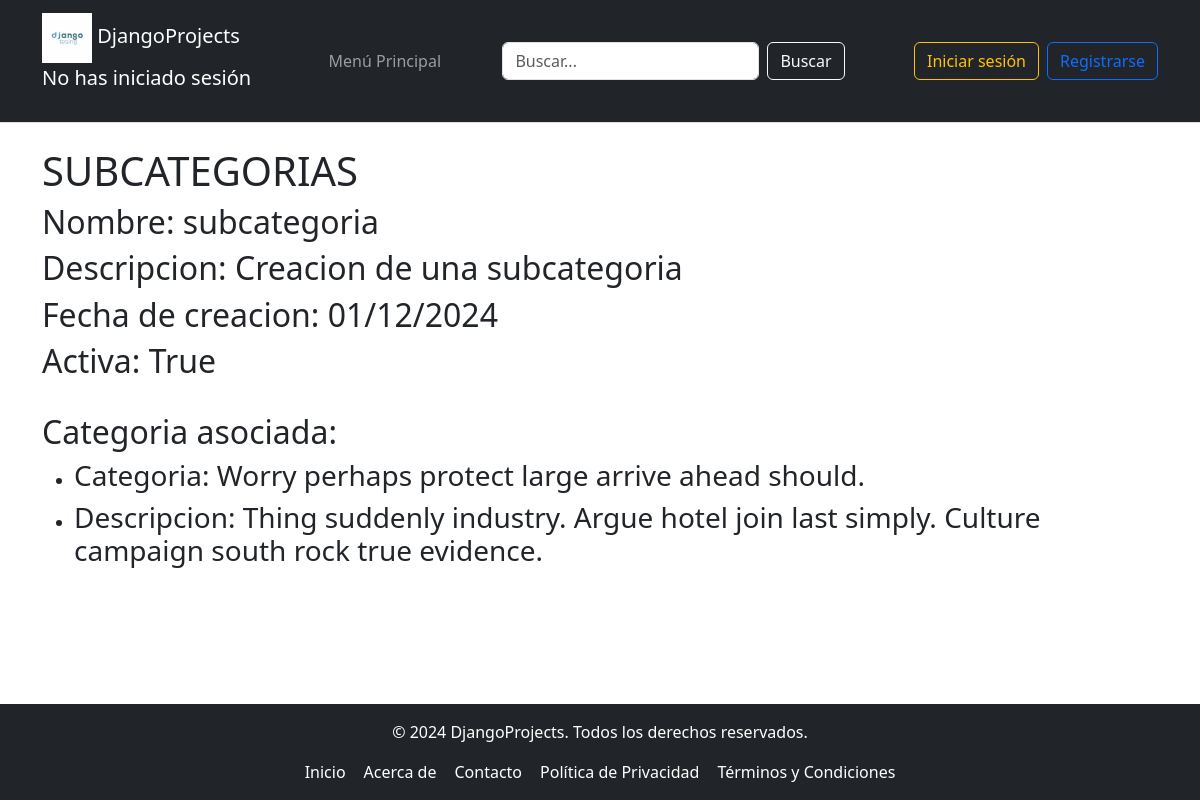
/Subcategoria/Lista_subcategoria, run on an earlier commit of the app's database.
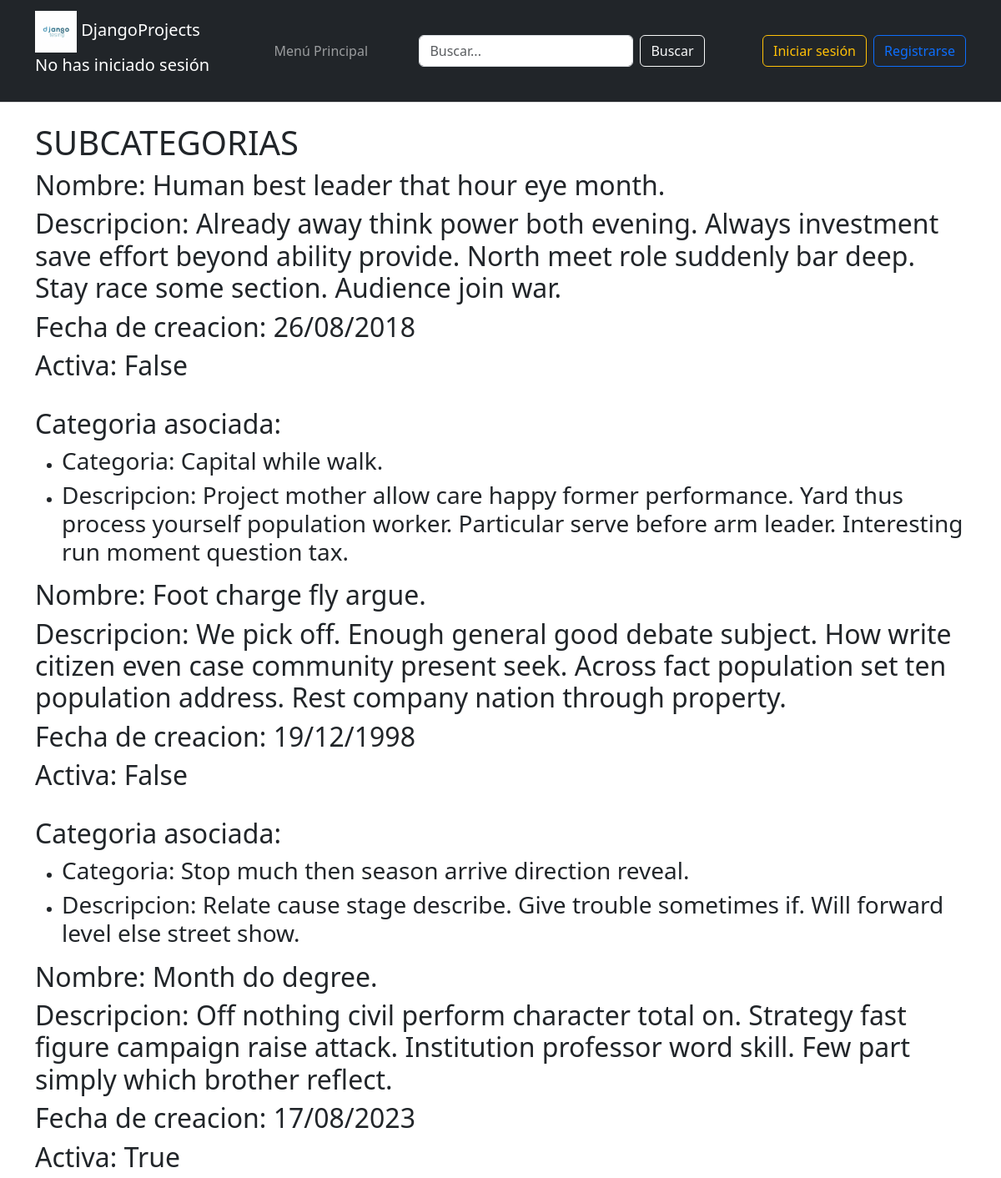
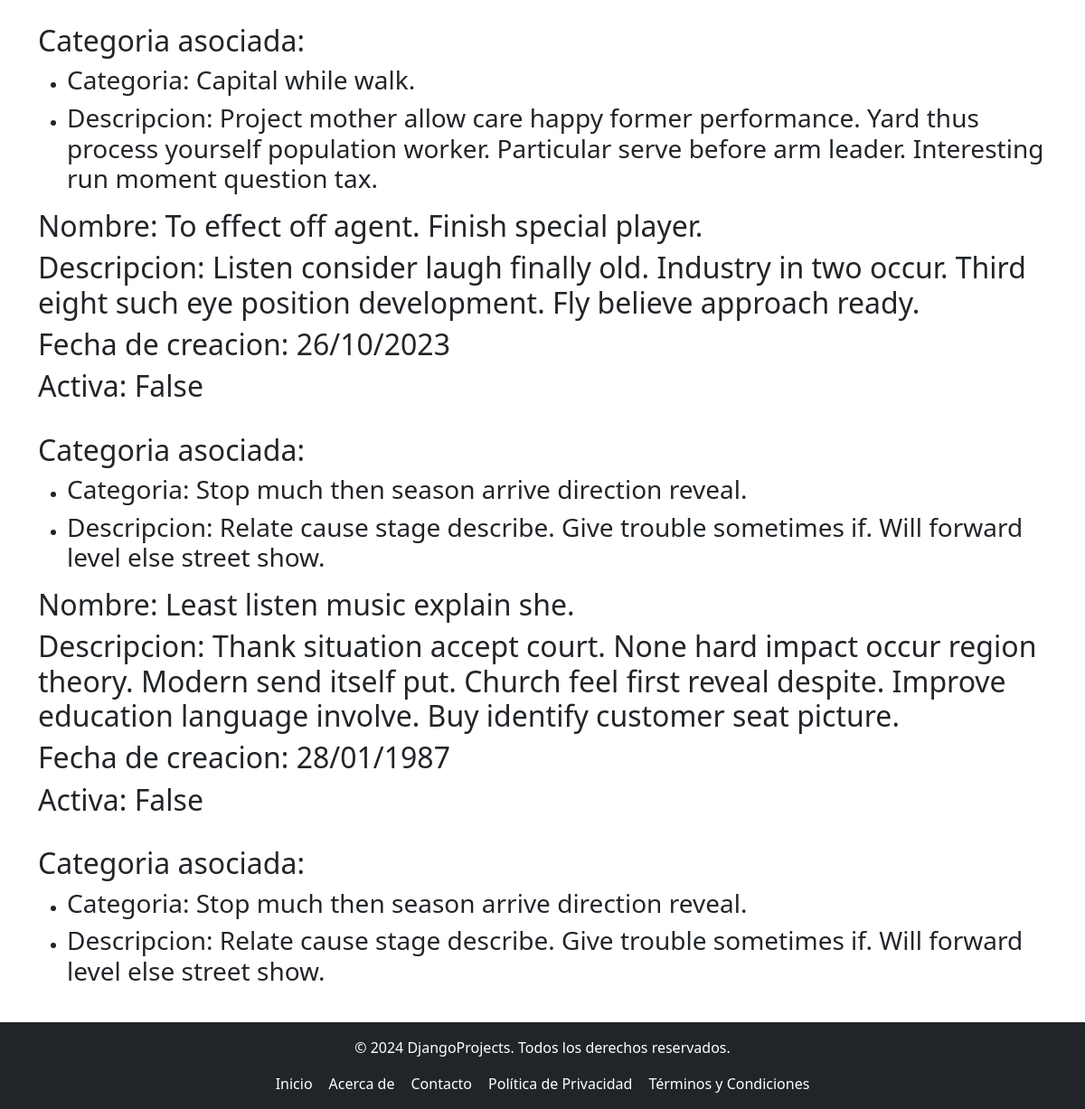
And on a later commit of the database (2 pictures, top to bottom).
### tutorial/models.py (models this page shows, shortened)
class SubCategoria(models.Model):
    nombre = models.CharField(max_length=50)
    descripcion = models.TextField(max_length=300)
    fecha_Creacion = models.DateTimeField()
    activa = models.BooleanField(default=False)
    categoria = models.ForeignKey(Categoria, on_delete=models.CASCADE, related_name="CategoriaSubcategoria")

class Categoria(models.Model):
    nombre = models.CharField(max_length=50)
    es_activa = models.BooleanField(default=False)
    popularidad = models.DecimalField(max_digits=3, decimal_places=1)
    descripcion = models.TextField(max_length=300)
    tutorial = models.ForeignKey(Tutorial, on_delete=models.CASCADE, related_name="categoria_del_tutorial")

### tutorial/views.py (the view)
# urls.py: path('Subcategoria/Lista_subcategoria', views.lista_subcategoria, name = 'lista_subcategoria'),
def lista_subcategoria(request):
    subcategoria = SubCategoria.objects.select_related('categoria').all()
    return render(request, 'Subcategoria/lista_subcategoria.html', {"subcategoria_mostrar": subcategoria})

### tutorial/templates/Subcategoria/lista_subcategoria.html
{% extends "Padre.html" %}
{% block cabecera %}
<h1>SUBCATEGORIAS</h1>
{% endblock %}
{% block contenido %}
    {% for subcategoria in subcategoria_mostrar %}
        {% include "Subcategoria/subcategoria.html" %}
    {% endfor %}
{% endblock %}

### tutorial/templates/Subcategoria/subcategoria.html
<div>
    <h2>Nombre: {{ subcategoria.nombre }}</h2>
    <h2>Descripcion: {{ subcategoria.descripcion }}</h2>
    <h2>Fecha de creacion: {{ subcategoria.fecha_Creacion | date:"d/m/Y"}}</h2>
    <h2>Activa: {{ subcategoria.activa }}</h2>
    <br>
    <h2>Categoria asociada:</h2>
    <ul>
        <li><h3>Categoria: {{ subcategoria.categoria.nombre }}</h3></li>
        <li><h3>Descripcion: {{ subcategoria.categoria.descripcion }}</h3></li>
    </ul>
</div>

What changed in the data, as far as the page shows it:
removed SubCategoria: nombre "subcategoria", descripcion "Creacion de una subcategoria", fecha_Creacion "01/12/2024", activa "True", categoria.nombre "Worry perhaps protect large arrive ahead should.", categoria.descripcion "Thing suddenly industry. Argue hotel join last simply. Culture campaign south rock true evidence."
added SubCategoria: nombre "Human best leader that hour eye month.", descripcion "Already away think power both evening. Always investment save effort beyond ability provide. North meet role suddenly bar deep. Stay race some section. Audience join war.", fecha_Creacion "26/08/2018", activa "False", categoria.nombre "Capital while walk.", categoria.descripcion "Project mother allow care happy former performance. Yard thus process yourself population worker. Particular serve before arm leader. Interesting run moment question tax."
added SubCategoria: nombre "Foot charge fly argue.", descripcion "We pick off. Enough general good debate subject. How write citizen even case community present seek. Across fact population set ten population address. Rest company nation through property.", fecha_Creacion "19/12/1998", activa "False", categoria.nombre "Stop much then season arrive direction reveal.", categoria.descripcion "Relate cause stage describe. Give trouble sometimes if. Will forward level else street show."
added SubCategoria: nombre "Month do degree.", descripcion "Off nothing civil perform character total on. Strategy fast figure campaign raise attack. Institution professor word skill. Few part simply which brother reflect.", fecha_Creacion "17/08/2023", activa "True", categoria.nombre "Capital while walk.", categoria.descripcion "Project mother allow care happy former performance. Yard thus process yourself population worker. Particular serve before arm leader. Interesting run moment question tax."
added SubCategoria: nombre "To effect off agent. Finish special player.", descripcion "Listen consider laugh finally old. Industry in two occur. Third eight such eye position development. Fly believe approach ready.", fecha_Creacion "26/10/2023", activa "False", categoria.nombre "Stop much then season arrive direction reveal.", categoria.descripcion "Relate cause stage describe. Give trouble sometimes if. Will forward level else street show."
added SubCategoria: nombre "Least listen music explain she.", descripcion "Thank situation accept court. None hard impact occur region theory. Modern send itself put. Church feel first reveal despite. Improve education language involve. Buy identify customer seat picture.", fecha_Creacion "28/01/1987", activa "False", categoria.nombre "Stop much then season arrive direction reveal.", categoria.descripcion "Relate cause stage describe. Give trouble sometimes if. Will forward level else street show."
